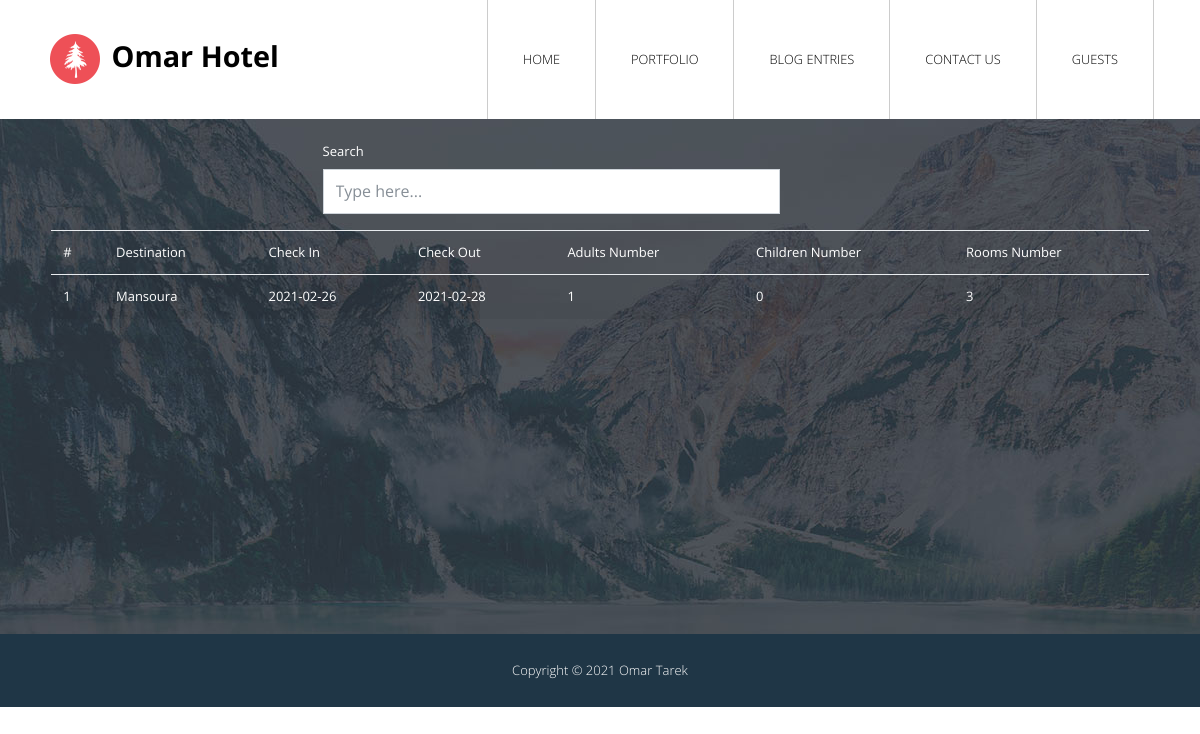
/users.php, run on an earlier commit of the app's database.
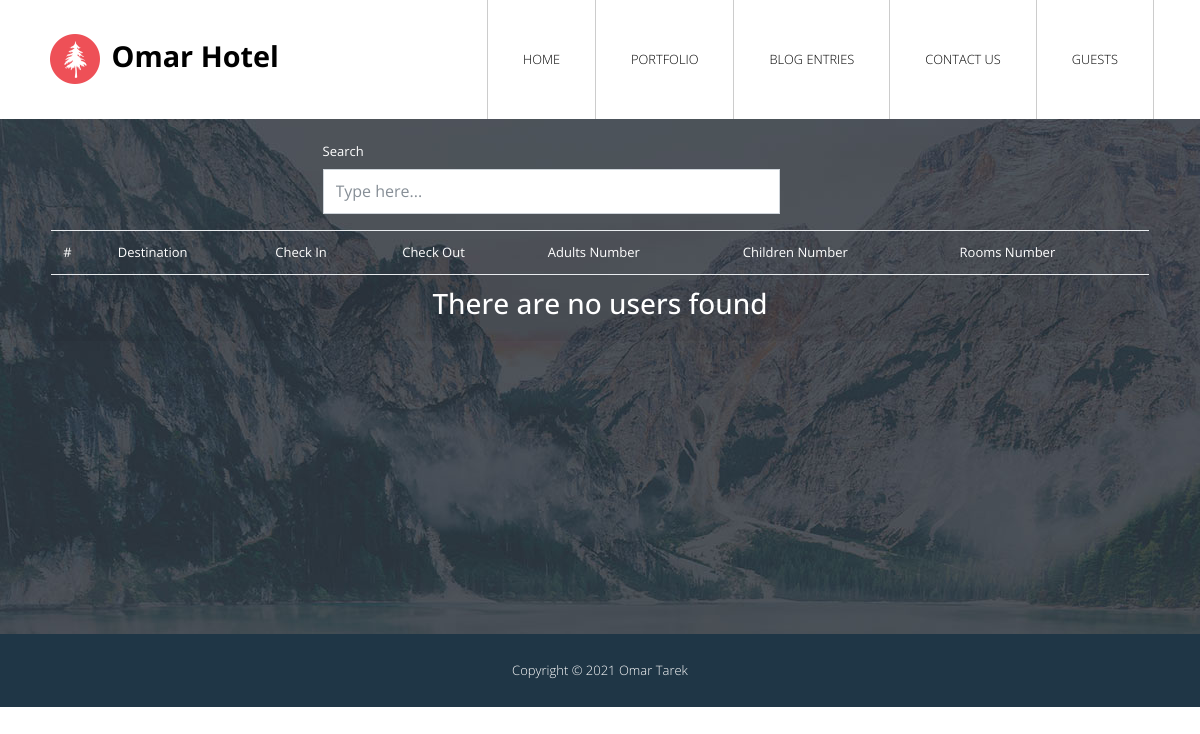
And on a later commit of the database.
### tables this page shows
CREATE TABLE `reservation` (
  `id` int(11) NOT NULL,
  `dist` text NOT NULL,
  `check_in` date NOT NULL,
  `check_out` date NOT NULL,
  `adult_num` int(11) NOT NULL,
  `child_num` int(11) NOT NULL,
  `room_num` int(11) NOT NULL
);

### users.php (the view, shortened to what this page needs)
<?php include 'header.php'; ?>
<div id="tm-section-1" style="color: #FFF">
    <div class="row justify-content-center">
        <div class="col-md-6 mb-3 mt-3">
            <label for="search" class="col-sm-2 col-form-label">Search</label>
            <div class="col-sm-10">
                <input type="text" class="form-control" id="search" placeholder="Type here...">
            </div>
        </div>
    </div>
    <div class="row justify-content-center">
        <div class="col-md-11">
            <table class="table table-striped">
                <thead>
                    <tr>
                        <td>#</td>
                        <td>Destination</td>
                        <td>Check In</td>
                        <td>Check Out</td>
                        <td>Adults Number</td>
                        <td>Children Number</td>
                        <td>Rooms Number</td>
                    </tr>
                </thead>
                <tbody id="rr">
                    <?php
                    $result = mysqli_query($conn, "SELECT * FROM reservation") or die("ERROR");
                    if (mysqli_num_rows($result) > 0) {
                        while ($row = mysqli_fetch_assoc($result)) {
                            echo '<tr>';
                            echo "<td>" . $row['id'] . "</td>";
                            echo "<td>" . $row['dist'] . "</td>";
                            echo "<td>" . $row['check_in'] . "</td>";
                            echo "<td>" . $row['check_out'] . "</td>";
                            echo "<td>" . $row['adult_num'] . "</td>";
                            echo "<td>" . $row['child_num'] . "</td>";
                            echo "<td>" . $row['room_num'] . "</td>";
                            echo '</tr>';
                        }
                    } else {
                        echo '<td colspan="7"><h3 style="text-align:center">There are no users found</h3></td>';
                    }
                    ?>
                </tbody>
            </table>
        </div>
    </div>
</div>
<?php include 'footer.php'; ?>
</body>
</html>

### header.php (shortened to what this page needs)
<!DOCTYPE html>
<html lang="en">
<head>
    <link rel="stylesheet" href="css/css.css">
    <link rel="stylesheet" href="font-awesome-4.7.0/css/font-awesome.min.css">
    <link rel="stylesheet" href="css/bootstrap.min.css">
    <link rel="stylesheet" type="text/css" href="slick/slick.css" />
    <link rel="stylesheet" type="text/css" href="slick/slick-theme.css" />
    <link rel="stylesheet" type="text/css" href="css/datepicker.css" />
    <link rel="stylesheet" href="css/tooplate-style.css">
</head>
<body>
    <div class="tm-main-content" id="top">
        <div class="tm-top-bar-bg"></div>
        <div class="tm-top-bar" id="tm-top-bar">
            <div class="container">
                <div class="row">
                    <nav class="navbar navbar-expand-lg narbar-light">
                        <a class="navbar-brand mr-auto" href="#">
                            <img src="img/logo.png" alt="Site logo">
                            Omar Hotel
                        </a>
                        <div id="mainNav" class="collapse navbar-collapse tm-bg-white">
                            <ul class="navbar-nav ml-auto">
                                <li class="nav-item">
                                    <a class="nav-link" href="index.php#top">Home <span class="sr-only">(current)</span></a>
                                </li>
                                <li class="nav-item">
                                    <a class="nav-link" href="index.php#tm-section-4">Portfolio</a>
                                </li>
                                <li class="nav-item">
                                    <a class="nav-link" href="index.php#tm-section-5">Blog Entries</a>
                                </li>
                                <li class="nav-item">
                                    <a class="nav-link" href="index.php#tm-section-6">Contact Us</a>
                                </li>
                                <li class="nav-item">
                                    <a class="nav-link" href="users.php">Guests</a>
                                </li>
                            </ul>
                        </div>
                    </nav>
                </div>
            </div>
        </div>
    </div>

### footer.php (shortened to what this page needs)
<footer class="tm-bg-dark-blue">
    <div class="container">
        <div class="row">
            <p class="col-sm-12 text-center tm-font-light tm-color-white p-4 tm-margin-b-0">
                Copyright &copy; <span class="tm-current-year"><?= date('Y') ?></span> Omar Tarek</p>
        </div>
    </div>
</footer>

### css/tooplate-style.css (style rules this page uses)
body { font-family: 'Open Sans', Helvetica, Arial, sans-serif; font-size: 13px; font-weight: 400; overflow-x: hidden; }
a, button { transition: all 0.3s ease; }
.tm-margin-b-0 { margin-bottom: 0; }
.tm-color-white { color: white; }
.tm-bg-white { background: white; }
.tm-bg-dark-blue { background: #1f3646; }
.tm-font-light { font-weight: 300; }
p { color: #898989; line-height: 1.9; }
.navbar { width: 100%; padding-top: 0; padding-bottom: 0; }
.navbar-brand { font-size: 1.8rem; font-weight: 700; }
.navbar a { color: black; }
.nav-item { background: transparent; border-left: 1px solid #ccc; cursor: pointer; font-size: 0.8rem; font-weight: 300; text-transform: uppercase; padding: 0; transition: all 0.5s ease; }
.nav-item:last-child { border-right: 1px solid #ccc; }
.tm-top-bar .navbar-expand-lg .navbar-nav .nav-link { padding: 50px 35px; }
.tm-top-bar { position: fixed; top: 0; left: 0; width: 100%; padding: 0; z-index: 10000; transition: all 0.2s ease-in-out; height: 119px; background: white; }
.tm-top-bar-bg { height: 119px; }
#tm-section-1 { background-image: url('../img/bg-img-1.jpg'); height: 515px; }
.form-control { border-radius: 0; padding: 0.6rem 0.75rem; }

What changed in the data, as far as the page shows it:
removed reservation: id "1", dist "Mansoura", check_in "2021-02-26", check_out "2021-02-28", adult_num "1", child_num "0", room_num "3"
Also different on the page:
text now shown: "There are no users found"
